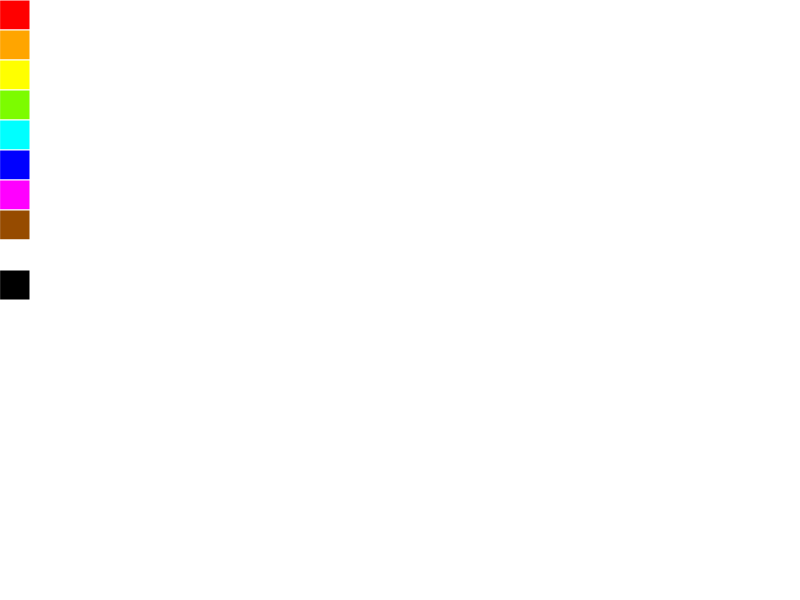
Frame 1 (no input)
Frame 60 (no input): identical to frame 1, image omitted
Frame 120 (the mouse pressed at the canvas centre since frame 60): identical to frame 1, image omitted

The p5.js sketch that drew this single still picture (run headless with seeded random() and noise() and a simulated clock; from frame 60 on, the mouse is pressed at the canvas centre):

// p5.js sketch
// ── sketch.js
let x = 200, y = 200;
let dragging = false;
let color = '';

function setup() {
  createCanvas(screen.width, screen.height);
  colorMode(HSB);
}

function draw() {
  strokeWeight(1);
  stroke(0,0,100);
  fill('red');
  square(0,0,30);
  fill('orange');
  square(0,30,30);
  fill('yellow');
  square(0,60,30);
  fill('LawnGreen');
  square(0,90,30);
  fill('aqua');
  square(0,120,30);
  fill('blue');
  square(0,150,30);
  fill(300,100,100);
  square(0,180,30);
  fill(30,100,59);
  square(0,210,30);
  fill(0,0,100);
  square(0,240,30);
  fill(0,100,0);
  square(0,270,30);
}


// function mousePressed(){
//   console.log("mouse pressed");
//   if(dragging || (mouseX >= x && mouseX <= x + 100 
//       && mouseY >= y && mouseY <= y + 100)){
//         dragging = true;
//         //fill('purple');
//       }
// }

// function mouseDragged(){
//   console.log('mouse position: (${mouseX}, ${mouseY})')
//   if(dragging){
//     x += mouseX - pmouseX;
//     y += mouseY - pmouseY;
//   }
// }

function mouseReleased(){
  dragging = false;
}

function mousePressed(){
  if(mouseX < 30){
        if(mouseY < 30){
          color = 'red';
        }else if(mouseY < 60){
          color = 'orange';
        }else if(mouseY < 90){
          color = 'yellow';
        }else if(mouseY < 120){
          color = 'LawnGreen';
        }else if(mouseY < 150){
          color = 'aqua';
        }else if(mouseY < 180){
          color = 'blue';
        }else if(mouseY < 210){
          color = 'fuchsia';
        }else if(mouseY < 240){
          color = 'saddlebrown';
        }else if(mouseY < 270){
          color = 'white';
        }else if(mouseY < 300){
          color = 'black';
        }else{

        }
  }else{
    dragging = true;
    x = mouseX;
    y = mouseY;
    stroke(color);
  }
}


function mouseDragged(){
  // console.log('mouse position: (${mouseX}, ${mouseY})')
  if(dragging){
    x = mouseX;
    y = mouseY;
    strokeWeight(5);
    stroke(color);
    line(x,y,pmouseX,pmouseY);
  }
}
